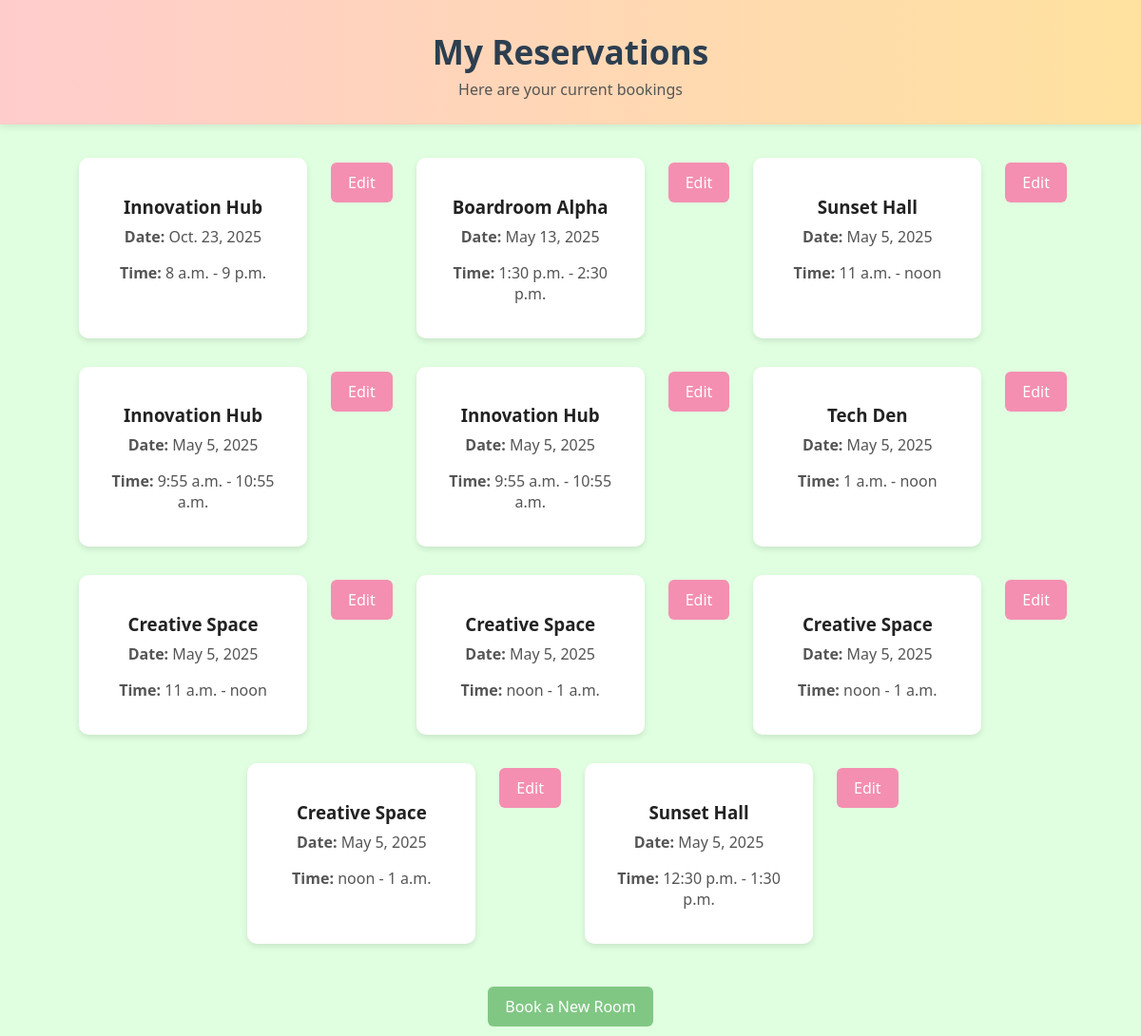
The app's page /my_reservations/ (signed in) with its own data.
### reservations/models.py (models this page shows, shortened)
class Reservation(models.Model):
    user = models.ForeignKey(User, on_delete=models.CASCADE)
    room = models.ForeignKey(Room, on_delete=models.CASCADE)
    date = models.DateField()
    start_time = models.TimeField()
    end_time = models.TimeField()

class Room(models.Model):
    name = models.CharField(max_length=100)
    capacity = models.IntegerField()
    location = models.CharField(max_length=100)
    is_available = models.BooleanField(default=True)

### reservations/views.py (the view)
# urls.py: path('my_reservations/', views.my_reservations, name='my_reservations'),
@login_required
def my_reservations(request):
    reservations = Reservation.objects.filter(user=request.user).order_by('-date')
    return render(request, 'reservations/my_reservations.html', {'reservations': reservations})

### reservations/templates/reservations/my_reservations.html (shortened to what this page needs)
{% load static %}
<!DOCTYPE html>
<html>
<head>
    {% load static %}
    <link rel="stylesheet" href="{% static 'css/style.css' %}">
</head>
<body>
    <header>
        <h1>My Reservations</h1>
        <p>Here are your current bookings</p>
    </header>
    <div class="room-card-container">
        {% for res in reservations %}
            <div class="room-card">
                <h3>{{ res.room.name }}</h3>
                <p><strong>Date:</strong> {{ res.date }}</p>
                <p><strong>Time:</strong> {{ res.start_time }} - {{ res.end_time }}</p>
            </div>
             <div style="margin-top: 10px;">
                <a href="{% url 'edit_reservation' res.id %}" class="btn btn-pink">Edit</a>
            </div>
        {% empty %}
            <p>You have no current reservations.</p>
        {% endfor %}
    </div>
    <div style="text-align:center; margin-top: 20px;">
        <a class="btn btn-green" href="{% url 'available_rooms' %}">Book a New Room</a>
    </div>
</body>
</html>

### reservations/static/css/style.css (style rules this page uses)
body { font-family: 'Segoe UI', sans-serif; background-color: #e0ffe0; margin: 0; padding: 0; text-align: center; }
header { background: linear-gradient(to right, #ffcccc, #ffe29f); padding: 30px 0 10px 0; color: #2c3e50; box-shadow: 0 2px 8px rgba(0, 0, 0, 0.1); }
header h1 { margin: 0; font-size: 2.2em; font-weight: bold; }
header p { margin-top: 5px; color: #555; }
.btn { display: inline-block; margin: 10px; padding: 10px 18px; border: none; border-radius: 6px; font-size: 16px; cursor: pointer; font-weight: 500; text-decoration: none; }
.btn-pink { background-color: #f48fb1; color: white; }
.btn-green { background-color: #81c784; color: white; }
.room-card-container { display: flex; flex-wrap: wrap; justify-content: center; margin: 20px auto; max-width: 1200px; }
.room-card { background-color: white; border-radius: 10px; padding: 20px; margin: 15px; width: 200px; box-shadow: 0 3px 6px rgba(0,0,0,0.1); transition: transform 0.2s ease; }
.room-card h3 { margin-bottom: 8px; color: #222; }
.room-card p { margin-top: 0; color: #555; }

### records on screen
Reservation: room.name "Innovation Hub", date "Oct. 23, 2025", start_time "8 a.m.", end_time "9 p.m."
Reservation: room.name "Boardroom Alpha", date "May 13, 2025", start_time "1:30 p.m.", end_time "2:30 p.m."
Reservation: room.name "Sunset Hall", date "May 5, 2025", start_time "11 a.m.", end_time "noon"
Reservation: room.name "Innovation Hub", date "May 5, 2025", start_time "9:55 a.m.", end_time "10:55 a.m."
Reservation: room.name "Innovation Hub", date "May 5, 2025", start_time "9:55 a.m.", end_time "10:55 a.m."
Reservation: room.name "Tech Den", date "May 5, 2025", start_time "1 a.m.", end_time "noon"
Reservation: room.name "Creative Space", date "May 5, 2025", start_time "11 a.m.", end_time "noon"
Reservation: room.name "Creative Space", date "May 5, 2025", start_time "noon", end_time "1 a.m."
Reservation: room.name "Creative Space", date "May 5, 2025", start_time "noon", end_time "1 a.m."
Reservation: room.name "Creative Space", date "May 5, 2025", start_time "noon", end_time "1 a.m."
Reservation: room.name "Sunset Hall", date "May 5, 2025", start_time "12:30 p.m.", end_time "1:30 p.m."
